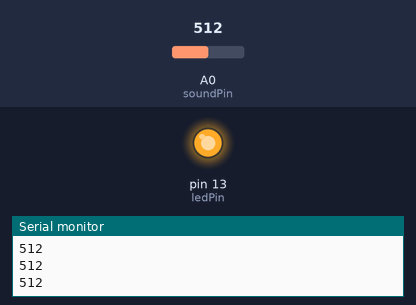
Simulated run of this sketch. Board: Arduino Uno, built with avr-gcc and run on an emulated ATmega328P. On the bench: output pins drawn as LEDs (lit = HIGH), the last lines printed to the serial monitor. Inputs (shaded band) come from the test bench; at power-on: A0 (soundPin) = 512.

Above: at 1.2 s.
1.3 s: A0 (soundPin) set to 77
2.8 s: A0 (soundPin) set to 67
At 4.2 s:
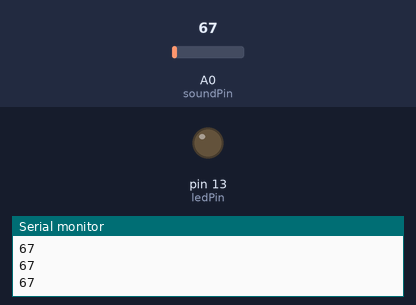
4.6 s: A0 (soundPin) set to 122
At 5.4 s:
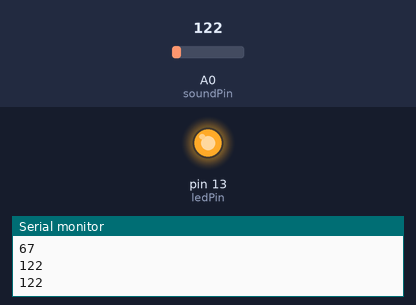
6.1 s: A0 (soundPin) set to 60
At 6.8 s:
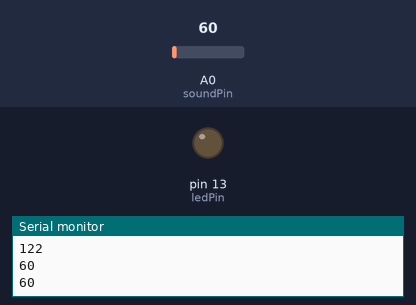
Timing chart, 0 to 8.9 s (numbered marks = the images above; inputs shaded):
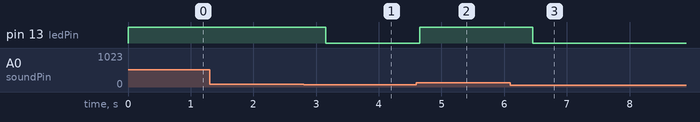

Measured:
- the behaviour switches between 71 and 70 on A0 (soundPin) (found by bisection; images 0 and 1)
- after the input at 2.8 s, pin 13 (ledPin): HIGH → LOW after 0.35 s
- after the input at 4.6 s, pin 13 (ledPin): LOW → HIGH after 0.05 s
- after the input at 6.1 s, pin 13 (ledPin): HIGH → LOW after 0.36 s

The sketch:

Sound_sensor.ino
```cpp
/*
 * This arduino file is to be used with the
 * sound sensor equipped with microphone
 */

const int ledPin = 13; //pin 13 built-in led
const int soundPin = A0; //sound sensor attach to A0
void setup()
{
  pinMode(ledPin,OUTPUT);//set pin13 as OUTPUT
  Serial.begin(9600); //initialize serial
}
void loop()
{
  int value = analogRead(soundPin);//read the value of A0
  Serial.println(value);//print the value
//  Serial.write(value*3);//send the value in binary for processing
  if(value > 70) //if the value is greater than 600
  {
    digitalWrite(ledPin,HIGH);//turn on the led
    delay(200);//delay 200ms
  }
  else
  {
    digitalWrite(ledPin,LOW);//turn off the led
  }
  delay(250);
}
```
